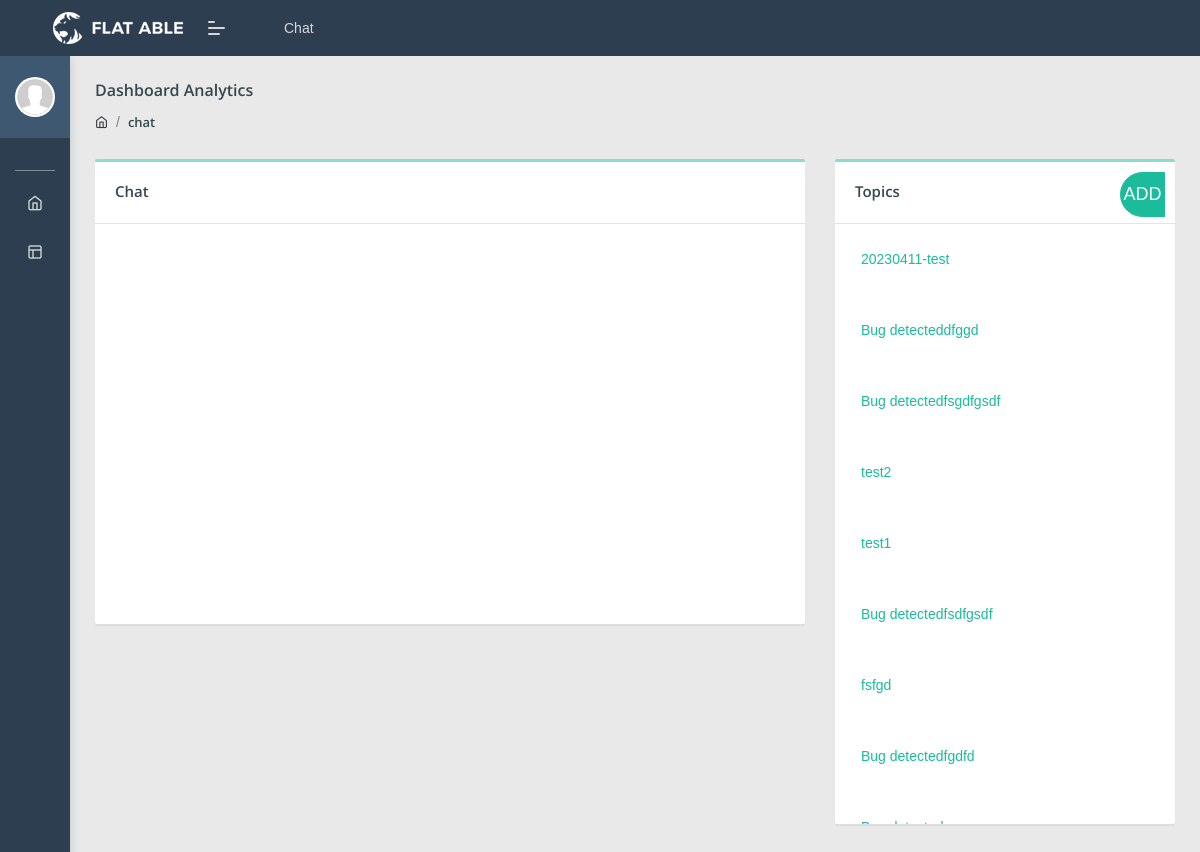
The page /welcome/chat (signed in) on the database its author committed.
### welcome/models.py (models this page shows, shortened)
class chat(models.Model):
    chatOwner = models.ForeignKey(User, null = True, on_delete = models.SET_NULL, related_name='chat', blank = True)
    chatTitle  = models.CharField(max_length=256)
    createdDate = models.DateTimeField(default=timezone.now)
    chatReceiver = models.ForeignKey(User, null=True, on_delete=models.CASCADE, related_name='chat_reciver', blank=True)
    chatContent = models.TextField()
    is_viewed = models.BooleanField(default=False)
    archived = models.BooleanField(default=False)
    viewedDate = models.DateTimeField(null=True)

### welcome/views.py (the view)
# urls.py: path('chat', views.chatPage, name = 'chat'),
@login_required(login_url='login')
def chatPage(request):
    userNow = str(request.user)
    if str(request.user) != 'admin':
        chatList = chat.objects.filter(Q(chatOwner = request.user) | Q(chatReceiver = request.user)).all().order_by('-createdDate').values()
    else:
        chatList = chat.objects.all().order_by('-createdDate').values()
    form = chatModelForm(request.POST or None)
    context = {"form": form,
                "chatListAll":chatList,
                }
    if request.method == "POST":
        if form.is_valid():
            form.save()
            return HttpResponseRedirect('/welcome/chat')
    return render(request, 'chat.html', context)

### templates/chat.html (shortened to what this page needs)
{% extends 'chat_base_template.html' %}
{% load i18n %}
{% load static %}
{%block chatContent%}
<div class="col-lg-8 col-md-32">
    <div class="card chat-card">
        <div class="card-header">
            {% if replyForm %}
                <h5 id="chat_topic_name">Chat: {{title}}</h5>
            {% else %}
            <h5 id="chat_topic_name">Chat</h5>
            {% endif %}
        </div>
        <div class="card-body" style="height:400px;overflow-x:hidden;overflow-y:auto">
        </div>
    </div>
</div>
{%endblock%}
{%block chatItem%}
{% include 'chatItem.html' %}
{%endblock%}

### templates/chatItem.html (shortened to what this page needs)
<div class="col-lg-4 col-md-32">
    <div class="card table-card review-card">
        <div class="card-header borderless ">
            <h5>Topics</h5>
            <div class="card-header-right">
                <div class="btn-group card-option">
                    {% if form %}
                        <button class="btn  btn-icon btn-primary" data-toggle="modal" data-target="#exampleModalCenter">ADD</button>
                    {% endif%}
                </div>
            </div>
        </div>
        <div class="card-body pb-0" style="height:600px;overflow-y:auto">
            <div class="review-block">
                {%for chat in chatListAll%}
                    <div id="{{chat.id}}">
                        <a href="{% url 'chatDetails' chat.id%}" style="padding:1.5em">
                            {{chat.chatTitle}}
                        </a>
                    </div>
                {% endfor%}
            </div>
        </div>
    </div>
</div>

### rows shown on the page
chat: chatTitle "20230411-test"
chat: chatTitle "Bug detecteddfggd"
chat: chatTitle "Bug detectedfsgdfgsdf"
chat: chatTitle "test2"
chat: chatTitle "test1"
chat: chatTitle "Bug detectedfsdfgsdf"
chat: chatTitle "fsfgd"
chat: chatTitle "Bug detectedfgdfd"
